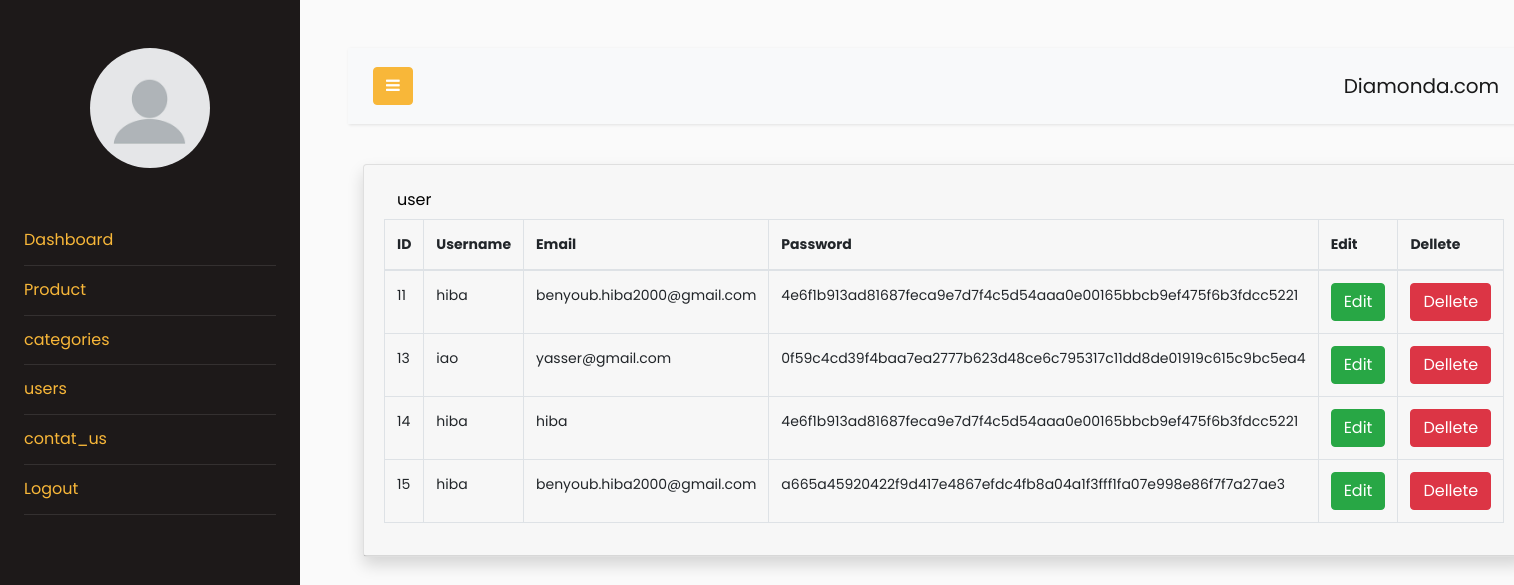
Page /admin/home.php on the committed database.
### tables this page shows
CREATE TABLE `users` (
  `id` int(11) NOT NULL,
  `username` varchar(100) NOT NULL,
  `email` varchar(100) NOT NULL,
  `type` varchar(100) NOT NULL,
  `password` varchar(100) NOT NULL
);

### admin/home.php (the view, shortened to what this page needs)
<?php include ('header.php');?>
	<div>
<div class="container-fluid">
    <div class="card shadow md-4">
        <div class="card-header py-3">
            <h6 class="m-0 font-weight-blod text-primary">
            <button  type="submit" name="updatebtn" class="btn ">
			<a style="color:black;"  > user</a>
            </button>
            </h6>
            <div class="table-reponsive">
                <?php
                $connection = mysqli_connect("localhost","root","","siteecomerce");
                $query = "SELECT * FROM users";
                $query_run = mysqli_query($connection,$query);
                ?>
                <table class="table table-bordered" id="dataTable" width="100%" cellspacing="0">
                    <thead>
                        <tr>
                            <th>ID</th>
                            <th>Username</th>
                            <th>Email</th>
                            <th>Password</th>
                            <th>Edit</th>
                            <th>Dellete</th>
                        </tr>
                    </thead>
                    <tbody>
					<?php
                        if(mysqli_num_rows($query_run) > 0)
                        {
                            while($row = mysqli_fetch_assoc($query_run))
                            {
                                ?>
                        <tr>
                            <td><?php echo $row['id']; ?></td>
                            <td><?php echo $row['username'];?></td>
                            <td><?php echo $row['email'];?></td>
                            <td><?php echo $row['password'];?></td>
                            <td>
                            <form action="edit.php" method="POST">
                            <button type="submit" name="edit_btn" class="btn btn-success">Edit</button>
                            </form>
                            </td>
                            <td>
                            <form action="delete.php" method="POST">
                                <button type="submit" name="delete_btn" class="btn btn-danger">Dellete</button>
                            </form>
                            </td>
                        </tr>
                        <?php
                            }
                        }
                        else {
                            echo"No Record Found";
                        }
                        ?>
                </table>
            </div>
        </div>
    </div>
</div>
	</body>
</html>

### admin/header.php (shortened to what this page needs)
<!DOCTYPE html>
<html>
<head>
	<link rel="stylesheet" href="https://stackpath.bootstrapcdn.com/bootstrap/4.3.1/css/bootstrap.min.css">
		<link rel="stylesheet" href="https://stackpath.bootstrapcdn.com/font-awesome/4.7.0/css/font-awesome.min.css">
		<link rel="stylesheet" href="css/style-nav.css">
</head>
<body>
<div class="wrapper d-flex align-items-stretch">
			<nav id="sidebar">
				<div class="p-4 pt-5">
		  		<a href="#" class="img logo rounded-circle mb-5" style="background-image: url(images/logo.jpg);"></a>
	        <ul class="list-unstyled components mb-5">
	          <li class="active" >
            <a href="admin.php">Dashboard</a>
	          </li>
			  <li class="active">
			  <a href="product.php">Product</a>
	          </li>
			  <li class="active">
	              <a href="categories.php"> categories</a>
	          </li>
	          <li class="active">
	              <a href="home.php">users</a>
	          </li>
			  <li class="active">
	              <a href="contact.php">contat_us</a>
	          </li>
	          <li class="active">
              <a href=" ../registration/logout.php">Logout</a>
	          </li>
	        </ul>
	      </div>
    	</nav>
		<div id="content" class="p-4 p-md-5">
<nav class="navbar navbar-expand-lg navbar-light bg-light">
  <div class="container-fluid">
	<button type="button" id="sidebarCollapse" class="btn btn-primary">
	  <i class="fa fa-bars"></i>
	</button>
	<div class="collapse navbar-collapse" id="navbarSupportedContent">
	  <ul class="nav navbar-nav ml-auto">
		<li class="nav-item">
		<a class="navbar-brand" href="../index.php">Diamonda.com</a>
		</li>
	  </ul>
	</div>
  </div>
</nav>

### rows in the picture
users: id "11", username "hiba", email "benyoub.hiba2000@gmail.com", password "4e6f1b913ad81687feca9e7d7f4c5d54aaa0e00165bbcb9ef475f6b3fdcc5221"
users: id "13", username "iao", email "yasser@gmail.com", password "0f59c4cd39f4baa7ea2777b623d48ce6c795317c11dd8de01919c615c9bc5ea4"
users: id "14", username "hiba", email "hiba", password "4e6f1b913ad81687feca9e7d7f4c5d54aaa0e00165bbcb9ef475f6b3fdcc5221"
users: id "15", username "hiba", email "benyoub.hiba2000@gmail.com", password "a665a45920422f9d417e4867efdc4fb8a04a1f3fff1fa07e998e86f7f7a27ae3"
